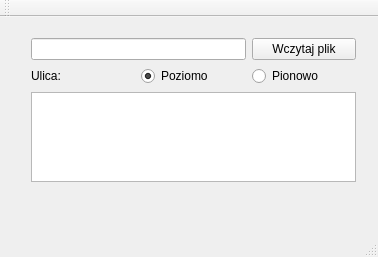
<?xml version="1.0" encoding="UTF-8"?>
<ui version="4.0">
 <class>MainWindow</class>
 <widget class="QMainWindow" name="MainWindow">
  <property name="geometry">
   <rect>
    <x>0</x>
    <y>0</y>
    <width>378</width>
    <height>257</height>
   </rect>
  </property>
  <property name="windowTitle">
   <string>MainWindow</string>
  </property>
  <widget class="QWidget" name="centralWidget">
   <widget class="QWidget" name="gridLayoutWidget">
    <property name="geometry">
     <rect>
      <x>20</x>
      <y>10</y>
      <width>347</width>
      <height>166</height>
     </rect>
    </property>
    <layout class="QGridLayout" name="gridLayout">
     <item row="0" column="2">
      <widget class="QPushButton" name="loadVideo">
       <property name="text">
        <string>Wczytaj plik</string>
       </property>
      </widget>
     </item>
     <item row="0" column="0" colspan="2">
      <widget class="QLineEdit" name="pathLine"/>
     </item>
     <item row="2" column="0" colspan="3">
      <widget class="QPlainTextEdit" name="communicateBox">
       <property name="readOnly">
        <bool>true</bool>
       </property>
      </widget>
     </item>
     <item row="1" column="2">
      <widget class="QRadioButton" name="verticalRadioButton">
       <property name="text">
        <string>Pionowo</string>
       </property>
      </widget>
     </item>
     <item row="1" column="1">
      <widget class="QRadioButton" name="horizontalRadioButton">
       <property name="text">
        <string>Poziomo</string>
       </property>
       <property name="checked">
        <bool>true</bool>
       </property>
      </widget>
     </item>
     <item row="1" column="0">
      <widget class="QLabel" name="text1">
       <property name="text">
        <string>Ulica:</string>
       </property>
      </widget>
     </item>
    </layout>
   </widget>
  </widget>
  <widget class="QMenuBar" name="menuBar">
   <property name="geometry">
    <rect>
     <x>0</x>
     <y>0</y>
     <width>378</width>
     <height>25</height>
    </rect>
   </property>
  </widget>
  <widget class="QToolBar" name="mainToolBar">
   <attribute name="toolBarArea">
    <enum>TopToolBarArea</enum>
   </attribute>
   <attribute name="toolBarBreak">
    <bool>false</bool>
   </attribute>
  </widget>
  <widget class="QStatusBar" name="statusBar"/>
 </widget>
 <layoutdefault spacing="6" margin="11"/>
 <resources/>
 <connections/>
</ui>
